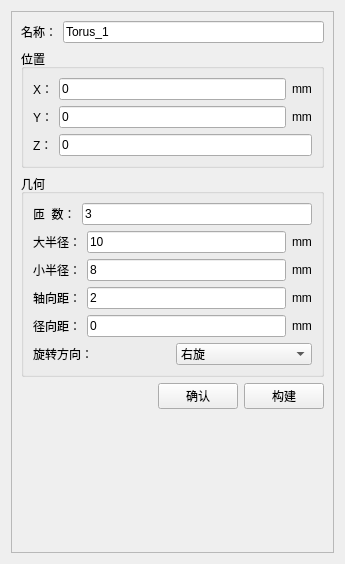
<?xml version="1.0" encoding="UTF-8"?>
<ui version="4.0">
 <class>FCHelixSettingsWidget</class>
 <widget class="QWidget" name="FCHelixSettingsWidget">
  <property name="geometry">
   <rect>
    <x>0</x>
    <y>0</y>
    <width>345</width>
    <height>564</height>
   </rect>
  </property>
  <property name="windowTitle">
   <string>Form</string>
  </property>
  <layout class="QGridLayout" name="gridLayout">
   <item row="0" column="0">
    <widget class="QFrame" name="frame">
     <property name="frameShape">
      <enum>QFrame::StyledPanel</enum>
     </property>
     <property name="frameShadow">
      <enum>QFrame::Raised</enum>
     </property>
     <layout class="QVBoxLayout" name="verticalLayout_3">
      <item>
       <layout class="QHBoxLayout" name="horizontalLayout">
        <item>
         <widget class="QLabel" name="label">
          <property name="text">
           <string>名称：</string>
          </property>
         </widget>
        </item>
        <item>
         <widget class="QLineEdit" name="lineEdit_name">
          <property name="text">
           <string>Torus_1</string>
          </property>
         </widget>
        </item>
       </layout>
      </item>
      <item>
       <widget class="QGroupBox" name="groupBox">
        <property name="title">
         <string>位置</string>
        </property>
        <layout class="QVBoxLayout" name="verticalLayout">
         <item>
          <layout class="QHBoxLayout" name="horizontalLayout_2">
           <item>
            <widget class="QLabel" name="label_2">
             <property name="text">
              <string>X：</string>
             </property>
            </widget>
           </item>
           <item>
            <widget class="QLineEdit" name="lineEdit_locationX">
             <property name="text">
              <string>0</string>
             </property>
            </widget>
           </item>
           <item>
            <widget class="QLabel" name="label_11">
             <property name="text">
              <string>mm</string>
             </property>
            </widget>
           </item>
          </layout>
         </item>
         <item>
          <layout class="QHBoxLayout" name="horizontalLayout_3">
           <item>
            <widget class="QLabel" name="label_3">
             <property name="text">
              <string>Y：</string>
             </property>
            </widget>
           </item>
           <item>
            <widget class="QLineEdit" name="lineEdit_locationY">
             <property name="text">
              <string>0</string>
             </property>
            </widget>
           </item>
           <item>
            <widget class="QLabel" name="label_12">
             <property name="text">
              <string>mm</string>
             </property>
            </widget>
           </item>
          </layout>
         </item>
         <item>
          <layout class="QHBoxLayout" name="horizontalLayout_4">
           <item>
            <widget class="QLabel" name="label_4">
             <property name="text">
              <string>Z：</string>
             </property>
            </widget>
           </item>
           <item>
            <widget class="QLineEdit" name="lineEdit_locationZ">
             <property name="text">
              <string>0</string>
             </property>
            </widget>
           </item>
          </layout>
         </item>
        </layout>
       </widget>
      </item>
      <item>
       <widget class="QGroupBox" name="groupBox_2">
        <property name="title">
         <string>几何</string>
        </property>
        <layout class="QVBoxLayout" name="verticalLayout_2">
         <item>
          <layout class="QHBoxLayout" name="horizontalLayout_9">
           <item>
            <widget class="QLabel" name="label_8">
             <property name="text">
              <string>匝  数：</string>
             </property>
            </widget>
           </item>
           <item>
            <widget class="QLineEdit" name="lineEdit_numberOfTurns">
             <property name="text">
              <string>3</string>
             </property>
            </widget>
           </item>
          </layout>
         </item>
         <item>
          <layout class="QHBoxLayout" name="horizontalLayout_5">
           <item>
            <widget class="QLabel" name="label_5">
             <property name="text">
              <string>大半径：</string>
             </property>
            </widget>
           </item>
           <item>
            <widget class="QLineEdit" name="lineEdit_majorRadius">
             <property name="text">
              <string>10</string>
             </property>
            </widget>
           </item>
           <item>
            <widget class="QLabel" name="label_13">
             <property name="text">
              <string>mm</string>
             </property>
            </widget>
           </item>
          </layout>
         </item>
         <item>
          <layout class="QHBoxLayout" name="horizontalLayout_6">
           <item>
            <widget class="QLabel" name="label_6">
             <property name="text">
              <string>小半径：</string>
             </property>
            </widget>
           </item>
           <item>
            <widget class="QLineEdit" name="lineEdit_minorRadius">
             <property name="text">
              <string>8</string>
             </property>
            </widget>
           </item>
           <item>
            <widget class="QLabel" name="label_14">
             <property name="text">
              <string>mm</string>
             </property>
            </widget>
           </item>
          </layout>
         </item>
         <item>
          <layout class="QHBoxLayout" name="horizontalLayout_7">
           <item>
            <widget class="QLabel" name="label_7">
             <property name="text">
              <string>轴向距：</string>
             </property>
            </widget>
           </item>
           <item>
            <widget class="QLineEdit" name="lineEdit_axialPitch">
             <property name="text">
              <string>2</string>
             </property>
            </widget>
           </item>
           <item>
            <widget class="QLabel" name="label_15">
             <property name="text">
              <string>mm</string>
             </property>
            </widget>
           </item>
          </layout>
         </item>
         <item>
          <layout class="QHBoxLayout" name="horizontalLayout_10">
           <item>
            <widget class="QLabel" name="label_9">
             <property name="text">
              <string>径向距：</string>
             </property>
            </widget>
           </item>
           <item>
            <widget class="QLineEdit" name="lineEdit_radialPitch">
             <property name="text">
              <string>0</string>
             </property>
            </widget>
           </item>
           <item>
            <widget class="QLabel" name="label_16">
             <property name="text">
              <string>mm</string>
             </property>
            </widget>
           </item>
          </layout>
         </item>
         <item>
          <layout class="QHBoxLayout" name="horizontalLayout_11">
           <item>
            <widget class="QLabel" name="label_10">
             <property name="text">
              <string>旋转方向：</string>
             </property>
            </widget>
           </item>
           <item>
            <widget class="QComboBox" name="comboBox_chirality">
             <item>
              <property name="text">
               <string>右旋</string>
              </property>
             </item>
             <item>
              <property name="text">
               <string>左旋</string>
              </property>
             </item>
            </widget>
           </item>
          </layout>
         </item>
        </layout>
       </widget>
      </item>
      <item>
       <layout class="QHBoxLayout" name="horizontalLayout_8">
        <item>
         <spacer name="horizontalSpacer">
          <property name="orientation">
           <enum>Qt::Horizontal</enum>
          </property>
          <property name="sizeHint" stdset="0">
           <size>
            <width>40</width>
            <height>20</height>
           </size>
          </property>
         </spacer>
        </item>
        <item>
         <widget class="QPushButton" name="pushButton_ok">
          <property name="text">
           <string>确认</string>
          </property>
         </widget>
        </item>
        <item>
         <widget class="QPushButton" name="pushButton_build">
          <property name="text">
           <string>构建</string>
          </property>
         </widget>
        </item>
       </layout>
      </item>
      <item>
       <spacer name="verticalSpacer">
        <property name="orientation">
         <enum>Qt::Vertical</enum>
        </property>
        <property name="sizeHint" stdset="0">
         <size>
          <width>20</width>
          <height>103</height>
         </size>
        </property>
       </spacer>
      </item>
     </layout>
    </widget>
   </item>
  </layout>
 </widget>
 <resources/>
 <connections/>
</ui>
